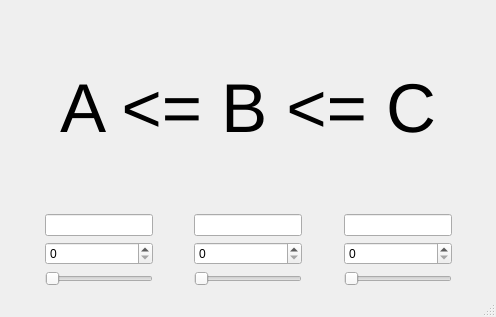
<?xml version="1.0" encoding="UTF-8"?>
<ui version="4.0">
 <class>MainWindow</class>
 <widget class="QMainWindow" name="MainWindow">
  <property name="geometry">
   <rect>
    <x>0</x>
    <y>0</y>
    <width>496</width>
    <height>317</height>
   </rect>
  </property>
  <property name="windowTitle">
   <string>MainWindow</string>
  </property>
  <widget class="QWidget" name="centralwidget">
   <layout class="QGridLayout" name="gridLayout">
    <item row="1" column="0">
     <layout class="QHBoxLayout" name="horizontalLayout">
      <item>
       <spacer name="horizontalSpacer">
        <property name="orientation">
         <enum>Qt::Orientation::Horizontal</enum>
        </property>
        <property name="sizeHint" stdset="0">
         <size>
          <width>20</width>
          <height>20</height>
         </size>
        </property>
       </spacer>
      </item>
      <item>
       <layout class="QVBoxLayout" name="verticalLayout_3">
        <item>
         <widget class="QLineEdit" name="lineEditA">
          <property name="frame">
           <bool>true</bool>
          </property>
          <property name="echoMode">
           <enum>QLineEdit::EchoMode::Normal</enum>
          </property>
         </widget>
        </item>
        <item>
         <widget class="QSpinBox" name="spinBoxA">
          <property name="maximum">
           <number>100</number>
          </property>
         </widget>
        </item>
        <item>
         <widget class="QSlider" name="horizontalSliderA">
          <property name="maximum">
           <number>100</number>
          </property>
          <property name="orientation">
           <enum>Qt::Orientation::Horizontal</enum>
          </property>
         </widget>
        </item>
       </layout>
      </item>
      <item>
       <spacer name="horizontalSpacer_3">
        <property name="orientation">
         <enum>Qt::Orientation::Horizontal</enum>
        </property>
        <property name="sizeHint" stdset="0">
         <size>
          <width>20</width>
          <height>20</height>
         </size>
        </property>
       </spacer>
      </item>
      <item>
       <layout class="QVBoxLayout" name="verticalLayout_2">
        <item>
         <widget class="QLineEdit" name="lineEditB"/>
        </item>
        <item>
         <widget class="QSpinBox" name="spinBoxB">
          <property name="maximum">
           <number>100</number>
          </property>
         </widget>
        </item>
        <item>
         <widget class="QSlider" name="horizontalSliderB">
          <property name="maximum">
           <number>100</number>
          </property>
          <property name="orientation">
           <enum>Qt::Orientation::Horizontal</enum>
          </property>
         </widget>
        </item>
       </layout>
      </item>
      <item>
       <spacer name="horizontalSpacer_4">
        <property name="orientation">
         <enum>Qt::Orientation::Horizontal</enum>
        </property>
        <property name="sizeHint" stdset="0">
         <size>
          <width>20</width>
          <height>20</height>
         </size>
        </property>
       </spacer>
      </item>
      <item>
       <layout class="QVBoxLayout" name="verticalLayout">
        <item>
         <widget class="QLineEdit" name="lineEditC"/>
        </item>
        <item>
         <widget class="QSpinBox" name="spinBoxC">
          <property name="maximum">
           <number>100</number>
          </property>
         </widget>
        </item>
        <item>
         <widget class="QSlider" name="horizontalSliderC">
          <property name="maximum">
           <number>100</number>
          </property>
          <property name="orientation">
           <enum>Qt::Orientation::Horizontal</enum>
          </property>
         </widget>
        </item>
       </layout>
      </item>
      <item>
       <spacer name="horizontalSpacer_2">
        <property name="orientation">
         <enum>Qt::Orientation::Horizontal</enum>
        </property>
        <property name="sizeHint" stdset="0">
         <size>
          <width>20</width>
          <height>20</height>
         </size>
        </property>
       </spacer>
      </item>
     </layout>
    </item>
    <item row="0" column="0">
     <widget class="QLabel" name="label">
      <property name="font">
       <font>
        <pointsize>52</pointsize>
        <bold>false</bold>
       </font>
      </property>
      <property name="text">
       <string>A &lt;= B &lt;= C</string>
      </property>
      <property name="alignment">
       <set>Qt::AlignmentFlag::AlignCenter</set>
      </property>
     </widget>
    </item>
   </layout>
  </widget>
  <widget class="QMenuBar" name="menubar">
   <property name="geometry">
    <rect>
     <x>0</x>
     <y>0</y>
     <width>496</width>
     <height>23</height>
    </rect>
   </property>
  </widget>
  <widget class="QStatusBar" name="statusbar"/>
 </widget>
 <resources/>
 <connections/>
</ui>
